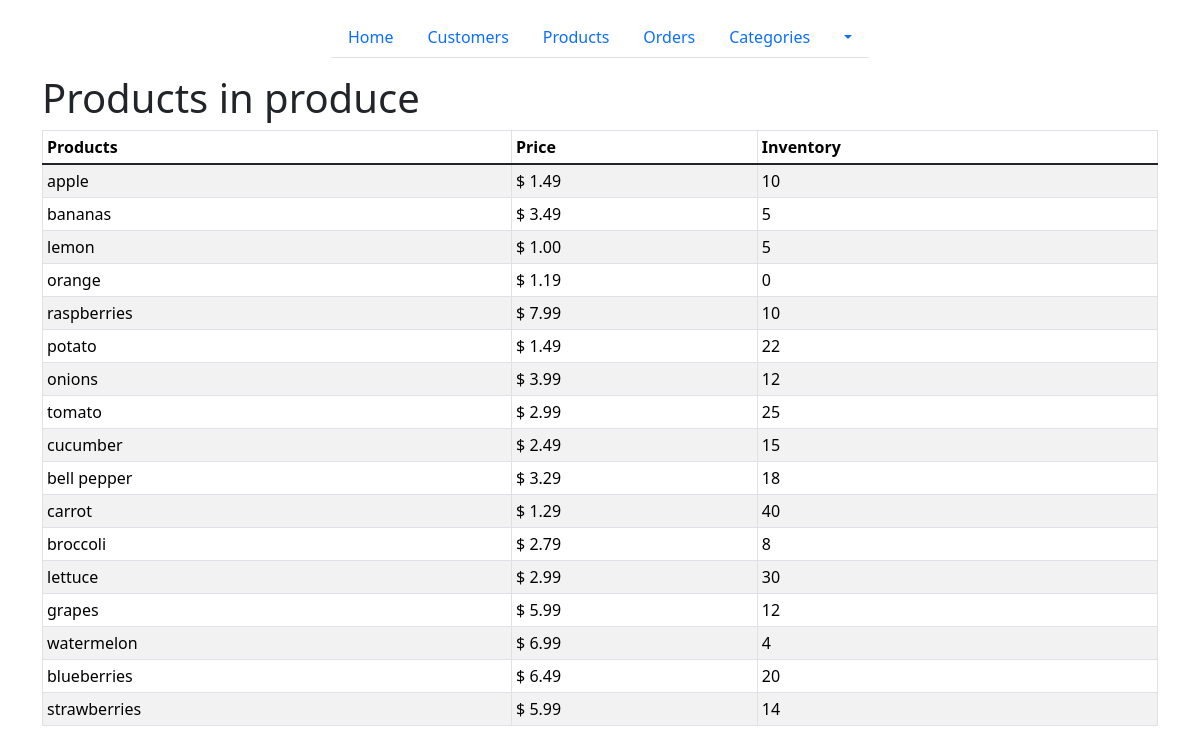
Before: /categories/produce with the older database file.
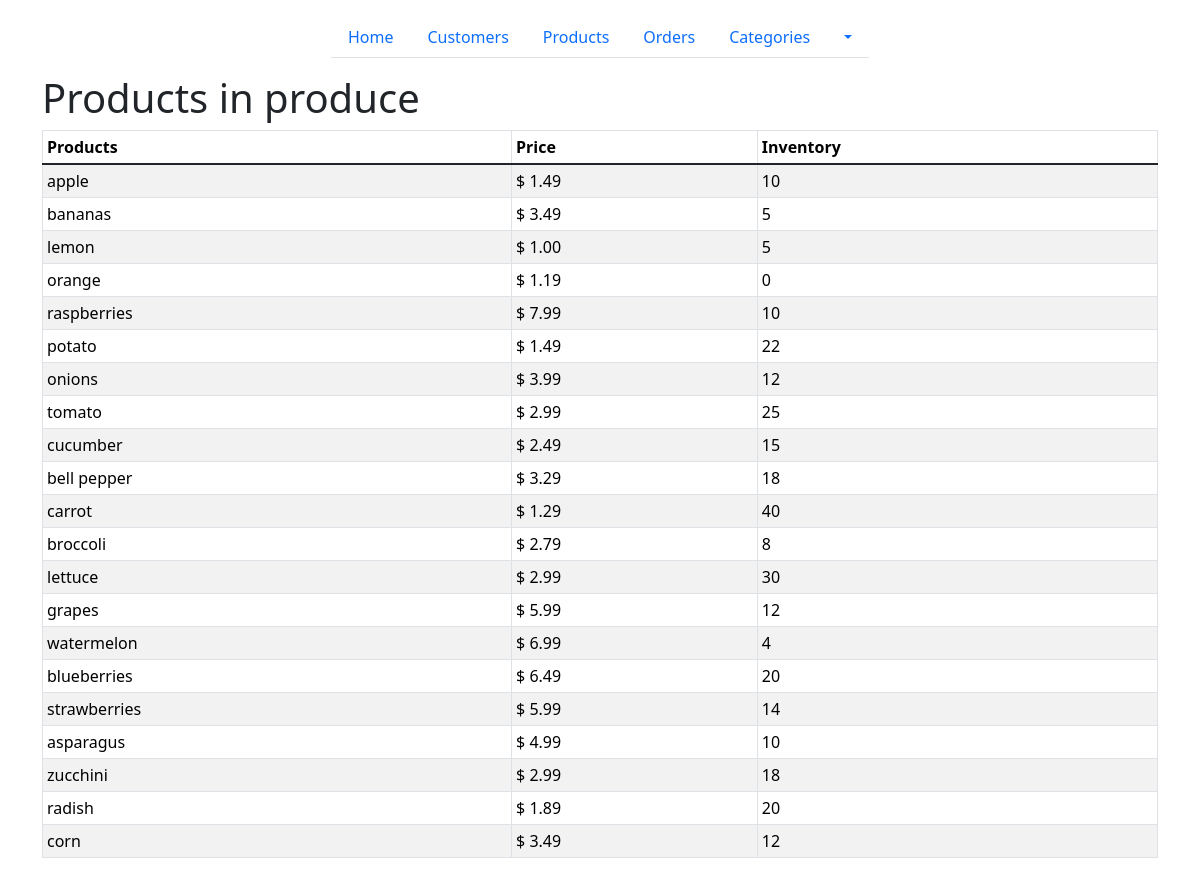
After: the same page with the newer database file.
### models/product.py (models this page shows, shortened)
class Product(db.Model):
    __tablename__ = "Products"
    id = db.mapped_column(db.Integer, primary_key=True)
    name = db.mapped_column(db.String)
    price = db.mapped_column(db.DECIMAL(10, 2))
    available = db.mapped_column(db.Integer, default=0)
    category_id = db.mapped_column(db.Integer, db.ForeignKey("Categories.id"))
    category = db.relationship("Category", back_populates="products")
    order = db.relationship("ProductOrder", back_populates="product")

### routes/categories.py (the view)
@categories_bp.route("/<string:name>")
def category_detail(name):
    stmt = db.select(Product).where(Product.category.has(Category.name == name))
    products = db.session.execute(stmt).scalars()
    stmt2 = db.select(Category).where(Category.name == name)
    data = db.session.execute(stmt2).scalars().first()
    return render_template("category.html", products = products, category=data)

### templates/category.html
{% extends "base.html" %}
{% block content %}
<h1>Products in {{ category.name }}</h1>
<div class="d-flex flex-wrap table-responsive">
  <table class="table table-bordered table-striped table-sm table-hover">
    <thead>
      <tr>
        <th>Products</th>
        <th>Price</th>
        <th>Inventory</th>
      </tr>
    </thead>
    <tbody class="table-group-divider">
      {% for product in products %}
      <tr>
        <td>{{ product.name }}</td>
        <td>$ {{ product.price }}</td>
        <td>{{ product.available }}</td>
      </tr>
      {% endfor %}
    </tbody>
  </table>
</div>
{% endblock %}

Changed rows visible on the page:
now on this page (row edited): Product: name "asparagus", price "4.99", available "10"
now on this page (row edited): Product: name "zucchini", price "2.99", available "18"
now on this page (row edited): Product: name "radish", price "1.89", available "20"
now on this page (row edited): Product: name "corn", price "3.49", available "12"
